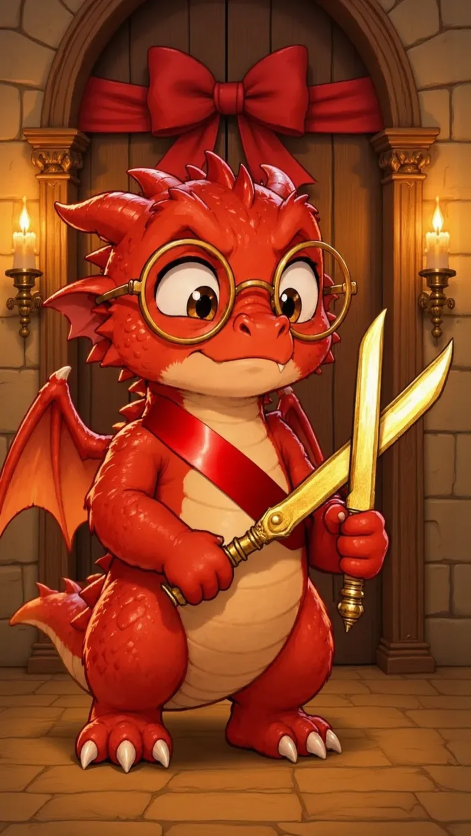
#> input picture dev/video/dragon/img/j1.jpg, 941 x 1672 px, found by its file name (shown at 1/2 size)
$ python annonce.py ia/i3.jpg
#> lines starting #> are read from the running program, lines starting #| are printed output that depends on the picture
### dev/video/dragon/montage.py
"""Montage « Rapport d'incident » à partir des 9 images fixes (animation 2D : zooms,
tremblements, étincelles, lueur, bulles BD, textes, écran final).
Usage : python3 montage.py [sortie.mp4] [--preview t1 t2 ...]"""
import sys, math, subprocess, random
import numpy as np
from PIL import Image, ImageDraw, ImageFont, ImageFilter

U = '/mnt/user-data/uploads/'
IMG = {
    1: 'Le_dragon_studieux_au_parchemin_vierge.png',
    2: 'Le_mai_tre_ennuye__et_le_dragon_ze_le_.png',
    3: '7BE61344-40EB-40E1-9026-36E9ED126DBD.png',
    4: 'AC69A1C3-FE3C-411B-BA7A-2F7525078722.png',
    5: '52C7C7C9-434D-4ADA-8B23-02B89AC59D4F.png',
    6: '2C2BFB56-7939-4141-950F-E3AA45067A2E.png',
    7: '3958388A-65EB-4E0C-A710-3E58D1B70438.png',
    8: '129B5815-92F7-48D4-A92C-17B993B6ADAC.png',
    9: 'BA2DC171-A6CC-4D34-A035-4A8C85409BB9.png',
}
W, H, FPS = 1080, 1920, 30
F = 'fonts/'
TITLE = F + 'luckiest-guy-latin-400-normal.ttf'
BODY = F + 'alegreya-sans-latin-900-normal.ttf'
SEMI = F + 'alegreya-sans-latin-800-normal.ttf'
GOLD = (255, 205, 70)
WHITE = (255, 255, 255)
RED = (200, 30, 40)
INK = (25, 22, 40)

def font(p, s): return ImageFont.truetype(p, s)

SRC = {k: Image.open(U + v).convert('RGB') for k, v in IMG.items()}
SW, SH = SRC[1].size  # 941 x 1672

# ---------- plans animés par Wan 2.2 (Hugging Face) ----------
import os
CLIPS = {1: ('ia/c1.mp4', 0.9), 2: ('ia/c2.mp4', 0.5), 3: ('ia/c3.mp4', 0.0), 4: ('ia/c4.mp4', 0.6), 5: ('ia/c5.mp4', 0.1)}
CLIP_FPS = 16
_CF = {}
# [15 lines left out: functions clip_frames, clip_src, not called in this run]

def ease(x): x = min(1, max(0, x)); return x * x * (3 - 2 * x)
def lerp(a, b, x): return a + (b - a) * x

# ---------- éléments graphiques ----------
def text_img(txt, path, size, fill=WHITE, stroke=9, maxw=900, lh=1.05, align='center'):
    f = font(path, size)
    lines = []
    for para in txt.split('\n'):
        cur = ''
        for w_ in para.split(' '):
            t = (cur + ' ' + w_).strip()
            if f.getlength(t) <= maxw or not cur: cur = t
            else: lines.append(cur); cur = w_
        lines.append(cur)
    # pas de mot isolé sur la dernière ligne
    if '\n' not in txt and len(lines) > 1 and ' ' not in lines[-1]:
        prev = lines[-2].split(' ')
        if len(prev) > 1: lines[-2] = ' '.join(prev[:-1]); lines[-1] = prev[-1] + ' ' + lines[-1]
    asc, desc = f.getmetrics(); lhpx = int((asc + desc) * lh)
    wmax = int(max(f.getlength(l) for l in lines)) + stroke * 2 + 8
    top = int(size * 0.28)
    im = Image.new('RGBA', (wmax, lhpx * len(lines) + stroke * 2 + 8 + top), (0, 0, 0, 0))
    d = ImageDraw.Draw(im)
    for i, l in enumerate(lines):
        lw = f.getlength(l)
        x = (wmax - lw) / 2 if align == 'center' else stroke + 4
        col = fill[i] if isinstance(fill, list) else fill
        d.text((x, top + stroke + 4 + i * lhpx), l, font=f, fill=col, stroke_width=stroke, stroke_fill=(0, 0, 0))
    # ombre portée
    sh = Image.new('RGBA', im.size, (0, 0, 0, 0)); sh.putalpha(im.getchannel('A').point(lambda a: a * 0.55))
    sh = sh.filter(ImageFilter.GaussianBlur(6))
    out = Image.new('RGBA', (im.width + 10, im.height + 12), (0, 0, 0, 0))
    out.alpha_composite(sh, (8, 10)); out.alpha_composite(im, (0, 0))
    return out

# [28 lines left out: function bubble, not called in this run]

def banner(txt, size=78):
    t = text_img(txt, TITLE, size, fill=[WHITE, GOLD], stroke=0, maxw=880, lh=1.08)
    bw, bh = 1000, t.height + 40
    im = Image.new('RGBA', (bw + 20, bh + 20), (0, 0, 0, 0)); d = ImageDraw.Draw(im)
    d.rounded_rectangle([10, 10, bw + 10, bh + 10], 26, fill=(0, 0, 0, 255))
    d.rounded_rectangle([18, 18, bw + 2, bh + 2], 20, fill=RED + (255,))
    for x in range(-bh, bw, 70):  # bandes d'alerte discrètes
        d.polygon([(x + 18, bh + 2), (x + 48, bh + 2), (x + 48 + bh - 16, 18), (x + 18 + bh - 16, 18)], fill=(220, 50, 55, 255))
    d.rounded_rectangle([18, 18, bw + 2, bh + 2], 20, outline=GOLD + (255,), width=5)
    im.alpha_composite(t, ((im.width - t.width) // 2, (im.height - t.height) // 2 + 4))
    return im

# [15 lines left out: functions stamp, view, not called in this run]

def shoot(img, z, cx, cy):
    x0, y0, vw, vh = view(None, z, cx, cy)
    return img.resize((W, H), Image.BICUBIC, box=(x0, y0, x0 + vw, y0 + vh)).convert('RGBA'), (x0, y0, vw, vh)

def to_screen(v, px, py):
    x0, y0, vw, vh = v
    return (px - x0) * W / vw, (py - y0) * H / vh

# ---------- effets ----------
# [6 lines left out: function star, not called in this run]

class Sparkles:
    def __init__(s, n, box, seed, rise=0.0, size=(10, 26)):
        r = random.Random(seed)
        s.p = [(r.uniform(box[0], box[2]), r.uniform(box[1], box[3]), r.uniform(0, 6.28),
                r.uniform(1.5, 3.5), r.uniform(*size), r.uniform(.5, 1.5)) for _ in range(n)]
        s.rise = rise
    # [6 lines left out: function draw, not called in this run]

def glow(size, col=(255, 210, 90)):
#> called with size = 520, col = (255, 210, 90)
    g = Image.new('RGBA', (size, size), (0, 0, 0, 0))
#> g: PIL image 520x520 RGBA; every value is 0
    a = np.zeros((size, size)); yy, xx = np.mgrid[:size, :size]
    r = np.hypot(xx - size / 2, yy - size / 2) / (size / 2)
    a = np.clip(1 - r, 0, 1) ** 2.2
    arr = np.zeros((size, size, 4), np.uint8); arr[..., :3] = col; arr[..., 3] = (a * 255).astype(np.uint8)
    return Image.fromarray(arr)
GLOW = glow(520)
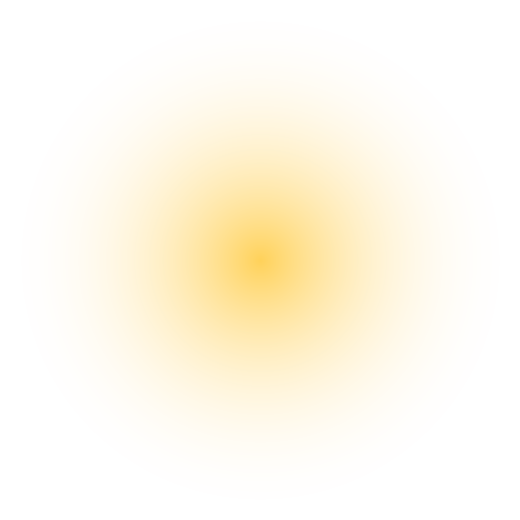
#> GLOW: PIL image 520x520 RGBA; mean R, G, B, A 255, 210, 90, 29.4; transparent parts drawn white

# [14 lines left out: functions pop, paste, not called in this run]

# ---------- écran du téléphone (P6) ----------
SCR = (306, 400, 632, 1058)
# [31 lines left out: function phone_ui, not called in this run]

# ---------- les plans ----------
# (début, fin, image, (z0, cx0, cy0), (z1, cx1, cy1))
SHOTS = [
    (0.0, 2.4, 1, (1.08, 470, 820), (1.18, 480, 760)),
    (2.4, 4.8, 2, (1.02, 470, 840), (1.18, 600, 790)),
    (4.8, 7.2, 3, (1.00, 470, 836), (1.22, 480, 760)),
    (7.2, 9.6, 4, (1.15, 470, 700), (1.15, 470, 980)),
    (9.6, 12.0, 5, (1.18, 470, 720), (1.05, 470, 800)),
    (12.0, 14.4, 6, (1.05, 470, 760), (1.20, 470, 730)),
    (14.4, 16.8, 7, (1.00, 470, 836), (1.28, 470, 760)),
    (16.8, 19.2, 8, (1.05, 470, 836), (1.25, 560, 760)),
    (19.2, 21.6, 9, (1.04, 470, 836), (1.16, 470, 760)),
]
END = 26.0

E = {}  # éléments pré-rendus
# [27 lines left out: function build, not called in this run]

SP5 = Sparkles(70, (40, 160, 1040, 1500), 5, size=(10, 30))
SP6 = Sparkles(26, (250, 380, 830, 1300), 6, rise=0.6)
SP8 = Sparkles(30, (600, 900, 1000, 1400), 8, rise=1.0, size=(8, 22))
SPE = Sparkles(40, (30, 160, 1050, 1750), 9, size=(6, 16))

# [96 lines left out: functions frame, end_card, main, not called in this run]

# [2 lines that do not run on import are left out]

### dev/video/dragon/fete.py
"""Montage « Opération fête parfaite » (série Le dragon pas payé).
Réutilise les outils de montage.py (bulles, textes, tampons, caméra, écran du téléphone).
Usage : python3 fete.py [sortie.mp4] [--preview t1 t2 ...]"""
import sys, math, subprocess
from PIL import Image, ImageFilter
import montage as M

A = '/mnt/user-data/attachments/2ee4b4d0-d95a-5544-aef9-689c530b467a/'
FILES = {1: 'dd9f27d4-image.png', 2: 'b2f31035-image.png', 3: 'd0a86201-image.png', 4: 'ba56aeb7-image.png',
         5: 'f7505acd-image.png', 7: 'c9b80f1e-image.png', 8: '93508271-image.png', 9: 'e90d9b33-image.png'}
SRC = {k: Image.open(A + f).convert('RGB') for k, f in FILES.items()}
SRC[6] = M.SRC[6]                       # le téléphone de la vidéo précédente
W, H, FPS = M.W, M.H, M.FPS
CLIPS = {}                              # plans animés (Hugging Face), ajoutés quand ils existent : {k: (fichier, décalage)}
import os
for k in (1, 2, 3, 4, 5, 7, 8, 9):
    p = f'ia/f{k}.mp4'
    if os.path.exists(p): CLIPS[k] = (p, 0.1)

def clip_src(k, lt):
    M.CLIPS[100 + k] = CLIPS[k]
    return M.clip_src(100 + k, lt)

# (début, fin, image, (z0, cx0, cy0), (z1, cx1, cy1))
SHOTS = [
    (0.0, 2.4, 1, (1.04, 470, 836), (1.14, 450, 760)),
    (2.4, 4.8, 2, (1.04, 470, 836), (1.16, 560, 760)),
    (4.8, 7.2, 3, (1.04, 470, 836), (1.14, 470, 900)),
    (7.2, 9.6, 4, (1.04, 470, 836), (1.16, 470, 860)),
    (9.6, 12.0, 5, (1.14, 470, 780), (1.04, 470, 836)),
    (12.0, 14.4, 6, (1.05, 470, 760), (1.18, 470, 730)),
    (14.4, 16.8, 7, (1.02, 470, 836), (1.20, 470, 820)),
    (16.8, 19.2, 8, (1.04, 470, 836), (1.16, 430, 760)),
    (19.2, 21.6, 9, (1.04, 470, 836), (1.14, 470, 760)),
]
END = 26.0
STAMP_T = {2: 3.6, 3: 6.0, 4: 8.4, 9: 20.4}     # tampons, sur les « pouf » de la musique

from PIL import ImageDraw
def stamp(txt, size=120, col=(196, 18, 30)):
    """Tampon lisible : fond crème presque opaque, cadre et lettres rouges pleines, légèrement penché."""
    f = M.font(M.TITLE, size); w = int(f.getlength(txt)) + 90; h = int(size * 1.25) + 50
    im = Image.new('RGBA', (w, h), (0, 0, 0, 0)); d = ImageDraw.Draw(im)
    d.rounded_rectangle([4, 4, w - 4, h - 4], 22, fill=(255, 246, 225, 235), outline=col + (255,), width=12)
    d.rounded_rectangle([22, 22, w - 22, h - 22], 14, outline=col + (255,), width=4)
    d.text((w / 2, h / 2 + size * 0.08), txt, font=f, fill=col + (255,), anchor='mm')
    sh = Image.new('RGBA', (w + 20, h + 20), (0, 0, 0, 0)); sh.paste((0, 0, 0, 110), (10, 14, w + 6, h + 10))
    sh = sh.filter(ImageFilter.GaussianBlur(8)); sh.alpha_composite(im, (6, 4))
    return sh.rotate(-10, expand=True, resample=Image.BICUBIC)

E = {}
# [28 lines left out: function build, not called in this run]

SP8 = M.Sparkles(34, (180, 300, 640, 760), 18, rise=0.7, size=(8, 24))
SPE = M.Sparkles(40, (30, 160, 1050, 1750), 19, size=(6, 16))

# [97 lines left out: functions stamp_at, frame, end_card, main, not called in this run]

# [2 lines that do not run on import are left out]

### dev/video/dragon/inaug2.py
"""« L'inauguration » (25 s, Instagram) : le dragon maire, trois tentatives.
Usage : python3 inaug2.py [sortie.mp4] [--preview t1 t2 ...]"""
import sys, math, subprocess, random
from PIL import Image, ImageDraw, ImageFilter
import montage as M
import fete as F
import court as C

def big(p): return Image.open(p).convert('RGB').resize((M.SW, M.SH), Image.LANCZOS)
SRC = {1: big('ia/j1.jpg'), 2: big('ia/j1.jpg'), 3: big('ia/i3.jpg'), 4: big('ia/i3.jpg'), 5: big('ia/i5.jpg')}
CLIPS = {1: 'ia/n1.mp4', 2: 'ia/n2.mp4', 3: 'ia/n3.mp4', 4: 'ia/n4.mp4', 5: 'ia/n5.mp4'}
W, H, FPS = M.W, M.H, M.FPS
CX, CY = M.SW / 2, M.SH / 2
# (début, fin, scène, (zoom, cx, cy) début, fin, décalage dans le clip)
SHOTS = [
    (0.0, 7.8, 1, (1.00, CX, CY), (1.10, CX, CY - 60), 0.0),
    (7.8, 12.0, 2, (1.06, CX, CY - 40), (1.00, CX, CY), 0.7),
    (12.0, 14.8, 3, (1.04, CX, CY), (1.16, CX - 60, CY - 30), 0.0),
    (14.8, 18.3, 4, (1.10, CX, CY - 30), (1.04, CX, CY), 0.4),
    (18.3, 21.9, 5, (1.02, CX, CY), (1.10, CX + 40, CY - 40), 0.2),
]
END = 25.1
SNEEZE_T = 9.55       # instant du « TCHOUM » (aligné sur le jet de feu du clip 2)
HIC_T = 16.15         # instant du hoquet (aligné sur la petite flamme du clip 4)
CUT_T = 19.6          # le Grand Maître coupe le ruban
NOTICE_T = 22.6
NY = 1330
SUBS = [(0.15, 2.55, 'Mesdames, messieurs…'), (2.55, 4.45, 'demain, la quête ouvre !'),
        (4.45, 5.6, 'Je déclare…'), (5.6, 7.0, "l'inauguration…")]
OUV_T = 7.0

def burst(txt, w=900, h=540, size=140):
    im = Image.new('RGBA', (w, h), (0, 0, 0, 0)); d = ImageDraw.Draw(im)
    r = random.Random(3); pts = []; n = 24
    for i in range(n * 2):
        a = math.pi * i / n; rad = (1.0 if i % 2 == 0 else .72) * r.uniform(.9, 1.05)
        pts.append((w / 2 + math.cos(a) * w * .48 * rad, h / 2 + math.sin(a) * h * .48 * rad))
    d.polygon([(x + 10, y + 12) for x, y in pts], fill=(0, 0, 0, 120))
    d.polygon(pts, fill=(200, 30, 40, 255))
    d.polygon([(w / 2 + (x - w / 2) * .82, h / 2 + (y - h / 2) * .82) for x, y in pts], fill=(255, 205, 70, 255))
    t = M.text_img(txt, M.TITLE, size, fill=(200, 30, 40), stroke=14, maxw=w - 120)
    im.alpha_composite(t, ((w - t.width) // 2, (h - t.height) // 2 - 8))
    return im

E = {}
# [21 lines left out: function build, not called in this run]

def clip_src(k, lt, off):
    M.CLIPS[600 + k] = (CLIPS[k], off)
    return M.clip_src(600 + k, lt)

def flash(im, col, a):
    if a > 0: im.alpha_composite(Image.new('RGBA', (W, H), col + (int(255 * min(1, a)),)))

# [73 lines left out: functions frame, end_card, main, not called in this run]

RATE = {2: 30, 3: 30, 4: 30, 5: 30}   # vitesse imposée (images du clip par seconde) si besoin
# [2 lines that do not run on import are left out]

### dev/video/dragon/annonce.py
"""Instagram « Le dragon doit annoncer l'ouverture » (26 s), 7 novembre 2026.
Format des réels qui ont le plus fait réagir et regarder : accroche datée, série de tentatives ratées
(« Tentative 1/4 »… on veut voir la suivante), réussite surprise, dernier gag, question à réponse d'un
chiffre (« 1, 2, 3 ou 4 ? »). Chaque texte reste au moins 2,4 s ; la carte de fin 4,4 s.
Images : Nano Banana 2.1 (fal.ai) d'après les personnages existants ; animation : Wan 3.0 Prime (fal.ai).
Zones d'Instagram évitées : 220 px en haut, 470 px en bas, colonne des boutons à droite (x > 930).
Usage : python3 annonce.py [sortie.mp4] [--preview t1 t2 ...]"""
import sys, os, math, subprocess
from PIL import Image, ImageDraw, ImageFilter

# Les modules d'outils chargent à l'import des images d'anciennes vidéos : une image vide les remplace.
_open = Image.open
Image.open = lambda p, *a, **k: Image.new('RGB', (941, 1672), (20, 20, 30)) if isinstance(p, str) and not os.path.exists(p) else _open(p, *a, **k)
import montage as M
import fete as F
import inaug2 as I
#> in big, returned value is the input picture: PIL image 941x1672 RGB; mean R, G, B 143.4, 63.9, 31.1
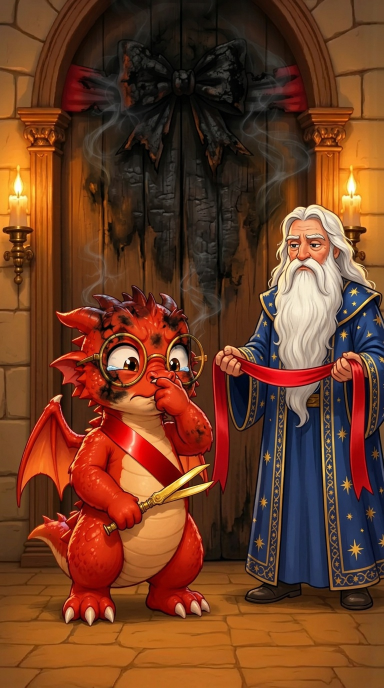
#> input picture dev/video/dragon/ia/i3.jpg, 768 x 1376 px (shown at 1/2 size)
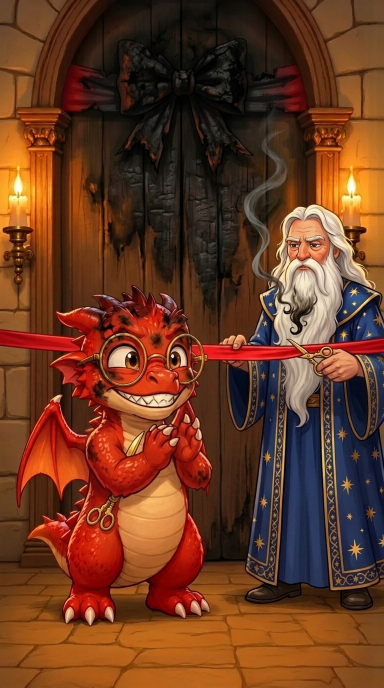
#> input picture dev/video/dragon/ia/i5.jpg, 768 x 1376 px (shown at 1/2 size)
Image.open = _open

W, H, FPS = 1080, 1920, 30
XT = 500                                   # centre des textes, à gauche de la colonne des boutons
A = 'annonce/'
SCRATCH = '/tmp/claude-0/-home-claude/2200d18c-fb03-5130-b93c-65df657ebe08/scratchpad/ouv/'

# (début, fin, clip, départ dans le clip, vitesse)
SHOTS = [
    (0.0, 3.0, 'c1', 0.0, 1.0),     # le dragon prend sa respiration
    (3.0, 6.0, 'c2', 0.0, 1.0),     # tentative 1 : la trompette crache du feu
    (6.0, 9.0, 'c3', 0.3, 1.0),     # tentative 2 : le pigeon revient grillé
    (9.0, 12.0, 'c4', 0.0, 1.0),    # tentative 3 : la barbe du Grand Maître
    (12.0, 15.0, 'c5', 0.0, 1.0),   # tentative 4 : papa appuie sur le bouton
    (15.0, 19.2, 'c6', 0.0, 1.0),   # les enfants chevaliers sortent de partout
    (19.2, 22.0, 'c8', 0.8, 1.0),   # tentative 5 : « pouet »
    (22.0, 26.4, 'c7', 0.0, 1.0),   # carte de fin
]
FIN0 = 22.0
END = 26.4
STAMP = {3: 4.9, 6: 7.9, 9: 10.9}           # tampons ÉCHEC (début du plan -> instant)
ATCHOUM_T = 9.15
BIP_T = 13.3
POUET_T = 20.1

_CF = {}
# [9 lines left out: function frames, not called in this run]
def clip_at(name, t):
    fr = frames(name); i = min(len(fr) - 1, max(0, int(round(t * FPS))))
    return Image.frombuffer('RGB', (W, H), fr[i]).convert('RGBA')

E = {}
def T_(s, size=86, fill=None, font=None, maxw=780, stroke=12):
    if isinstance(fill, list): fill = fill + [fill[-1]] * 8
    return M.text_img(s, font or M.TITLE, size, fill=fill or M.WHITE, stroke=stroke, maxw=maxw)
#> in text_img, `im = Image.new('RGBA', (wmax, lhpx * len(lines) + stroke * 2 + 8 + top..`: im: PIL image 725x259 RGBA; every value is 0
#> in text_img, `out = Image.new('RGBA', (im.width + 10, im.height + 12), (0, 0, 0, 0))`: out: PIL image 735x271 RGBA; every value is 0
#> in text_img (call 2), `im = Image.new('RGBA', (wmax, lhpx * len(lines) + stroke * 2 + 8 + top..`: im: PIL image 796x437 RGBA; every value is 0
#> the loop in text_img (call 2), `for i, l in enumerate(lines):` made 4 passes
#> x on passes 1 to 4: 15.62, 47.66, 137, 212.9
#> in text_img (call 2), `out = Image.new('RGBA', (im.width + 10, im.height + 12), (0, 0, 0, 0))`: out: PIL image 806x449 RGBA; every value is 0

def label(n, what):
    """« Tentative n/4 : » en or, et ce qui est tenté en blanc, sur deux lignes."""
    return T_(f'Tentative {n} :\n{what}', 84, [M.GOLD, M.WHITE])
#> call 3 of text_img, with path = 'fonts/luckiest-guy-latin-400-normal.ttf', size = 84, stroke = 12, maxw = 780, lh = 1.05, align = 'center'
#> in text_img (call 3), `wmax = int(max(f.getlength(l) for l in lines)) + stroke * 2 + 8`: wmax = 632
#> in text_img (call 3), `im = Image.new('RGBA', (wmax, lhpx * len(lines) + stroke * 2 + 8 + top..`: im: PIL image 632x259 RGBA; every value is 0
#> the loop in text_img (call 3), `for i, l in enumerate(lines):` made 2 passes
#> x on passes 1 to 2: 15.53, 54.53
#> in text_img (call 3), `out = Image.new('RGBA', (im.width + 10, im.height + 12), (0, 0, 0, 0))`: out: PIL image 642x271 RGBA; every value is 0
#> in text_img (call 3), `out.alpha_composite(im, (0, 0))`:
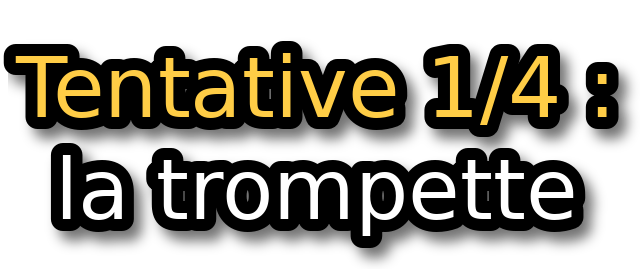
#> out: PIL image 642x271 RGBA; mean R, G, B, A 26.9, 24.2, 16.9, 123.9; transparent parts drawn white

def build():
    G = M.GOLD
    E['h1'] = T_('7 NOVEMBRE · 9 H 00', 84, G, maxw=900)
    E['h2'] = T_('Mission du dragon :\nprévenir TOUS les\nchevaliers du royaume.', 78, [M.WHITE, M.WHITE, M.WHITE])
    E['t1'] = label('1/4', 'la trompette')
    E['t2'] = label('2/4', 'le pigeon voyageur')
#> in text_img (call 4), `im = Image.new('RGBA', (wmax, lhpx * len(lines) + stroke * 2 + 8 + top..`: im: PIL image 632x361 RGBA; every value is 0
#> in text_img (call 4), `out = Image.new('RGBA', (im.width + 10, im.height + 12), (0, 0, 0, 0))`: out: PIL image 642x373 RGBA; every value is 0
    E['t3'] = label('3/4', 'le Grand Maître')
#> in text_img (call 5), `wmax = int(max(f.getlength(l) for l in lines)) + stroke * 2 + 8`: wmax = 682
#> in text_img (call 5), `im = Image.new('RGBA', (wmax, lhpx * len(lines) + stroke * 2 + 8 + top..`: im: PIL image 682x259 RGBA; every value is 0
#> the loop in text_img (call 5), `for i, l in enumerate(lines):` made 2 passes
#> x on passes 1 to 2: 40.53, 15.66
#> in text_img (call 5), `out = Image.new('RGBA', (im.width + 10, im.height + 12), (0, 0, 0, 0))`: out: PIL image 692x271 RGBA; every value is 0
#> in text_img (call 5), `out.alpha_composite(im, (0, 0))`:
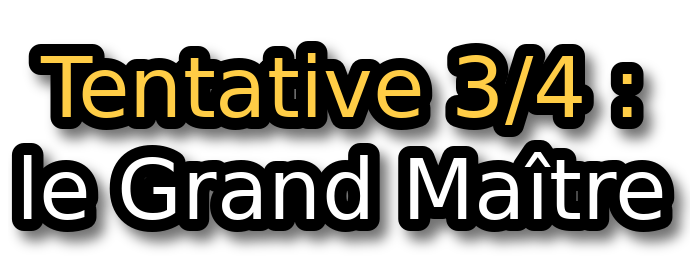
#> out: PIL image 692x271 RGBA; mean R, G, B, A 28.2, 25.7, 18.8, 129.4; transparent parts drawn white
    E['t4'] = label('4/4', 'papa et son téléphone')
#> in text_img (call 6), `wmax = int(max(f.getlength(l) for l in lines)) + stroke * 2 + 8`: wmax = 632
#> the loop in text_img (call 6), `for i, l in enumerate(lines):` made 3 passes
#> x on passes 1 to 3: 15.53, 67.99, 104.7
#> in text_img (call 6), `sh = sh.filter(ImageFilter.GaussianBlur(6))`:
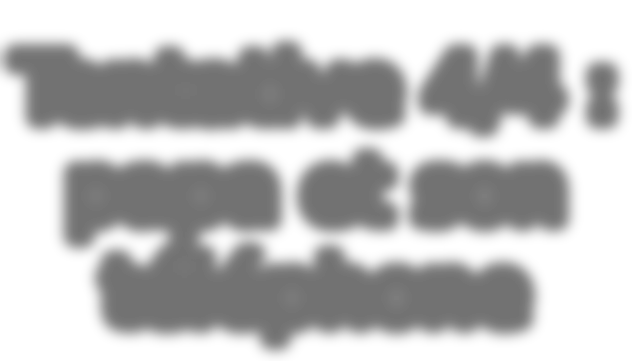
#> sh: PIL image 632x361 RGBA; mean R, G, B, A 0, 0, 0, 64.7; transparent parts drawn white
#> in text_img (call 6), `out.alpha_composite(im, (0, 0))`:
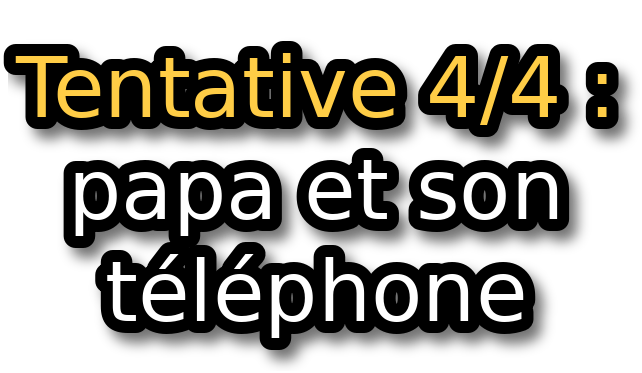
#> out: PIL image 642x373 RGBA; mean R, G, B, A 27.3, 25.3, 19.9, 123.2; transparent parts drawn white
    E['t5'] = label('5', 'le dragon insiste')
#> in text_img (call 7), `im = Image.new('RGBA', (wmax, lhpx * len(lines) + stroke * 2 + 8 + top..`: im: PIL image 729x259 RGBA; every value is 0
    E['echec'] = F.stamp('ÉCHEC', 120)
    E['total'] = F.stamp('ÉCHEC TOTAL', 100)
    E['atch'] = I.burst('ATCHOUM !', 640, 380, 100)
    E['bip'] = T_('bip.', 70, M.WHITE, font=M.BODY, stroke=10)
    E['open'] = M.banner('LA QUÊTE DU CHEVALIER\nEST OUVERTE !', 74)
#> the loop in text_img, `for i, l in enumerate(lines):` made 3 passes
#> x on passes 1 to 3: 34.08, 79.59, 3.8
    E['open2'] = T_('À ton prénom.\nDans les rues\nde ta ville.', 74, [M.WHITE, G, G])
    E['pouet'] = T_('pouet.', 92, M.WHITE, font=M.BODY, stroke=12)
    E['q'] = T_('Ta tentative préférée :\n1, 2, 3 ou 4 ?', 88, [M.WHITE, G])
    E['cta'] = M.banner('LA QUÊTE EST OUVERTE\nLIEN EN BIO', 70)
    E['url'] = T_('maquetelegendaire.fr', 64, stroke=10)

SPE = M.Sparkles(40, (40, 220, 1000, 1400), 11, size=(7, 18))

# [53 lines left out: functions arrow, shade, frame, not called in this run]

def main():
    build()
    args = sys.argv[1:]
    if '--preview' in args:
        for ts in args[args.index('--preview') + 1:]:
            frame(float(ts)).convert('RGB').save(f'{SCRATCH}p_{ts}.jpg', quality=88)
        return
    out = args[0] if args else 'annonce.mp4'
    tmp = out[:-4] + '.tmp.mp4'
    p = subprocess.Popen(['ffmpeg', '-y', '-loglevel', 'error', '-f', 'rawvideo', '-pix_fmt', 'rgb24',
                          '-s', f'{W}x{H}', '-r', str(FPS), '-i', '-', '-i', 'son14.wav',
                          '-c:v', 'libx264', '-preset', 'medium', '-crf', '18', '-pix_fmt', 'yuv420p',
                          '-c:a', 'aac', '-b:a', '192k', '-shortest', '-movflags', '+faststart', tmp], stdin=subprocess.PIPE)
    for f_ in range(int(END * FPS)):
        p.stdin.write(frame(f_ / FPS).convert('RGB').tobytes())
    p.stdin.close(); p.wait()
    if p.returncode == 0: os.replace(tmp, out); print('ok', out)

if __name__ == '__main__':
#> (the run stopped early here; a loop or call above may not have finished)
